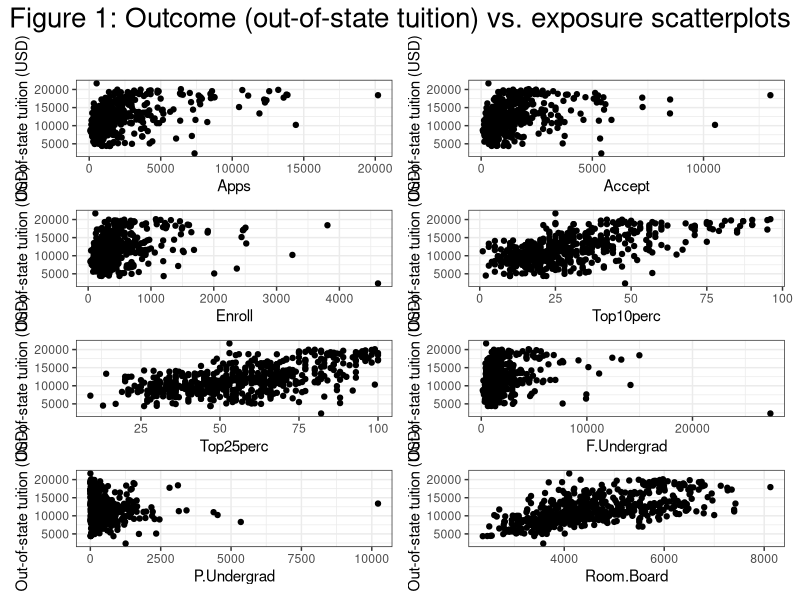
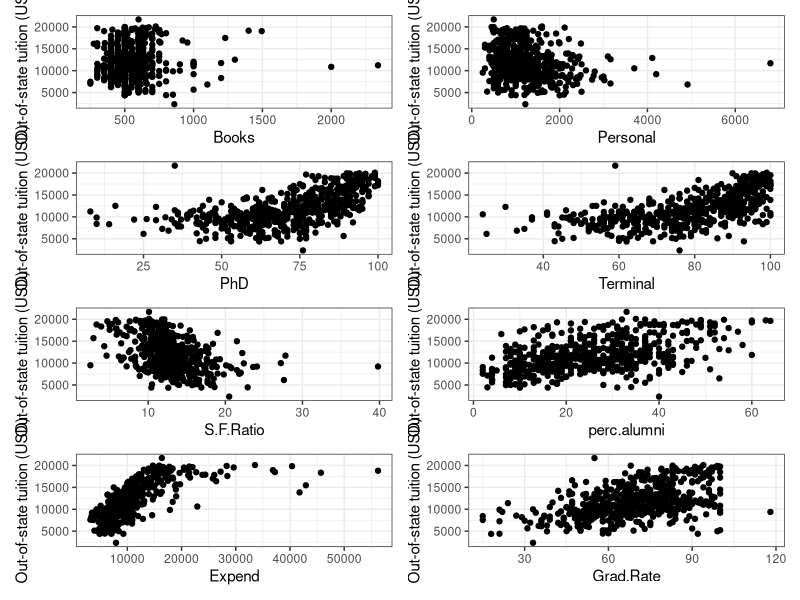
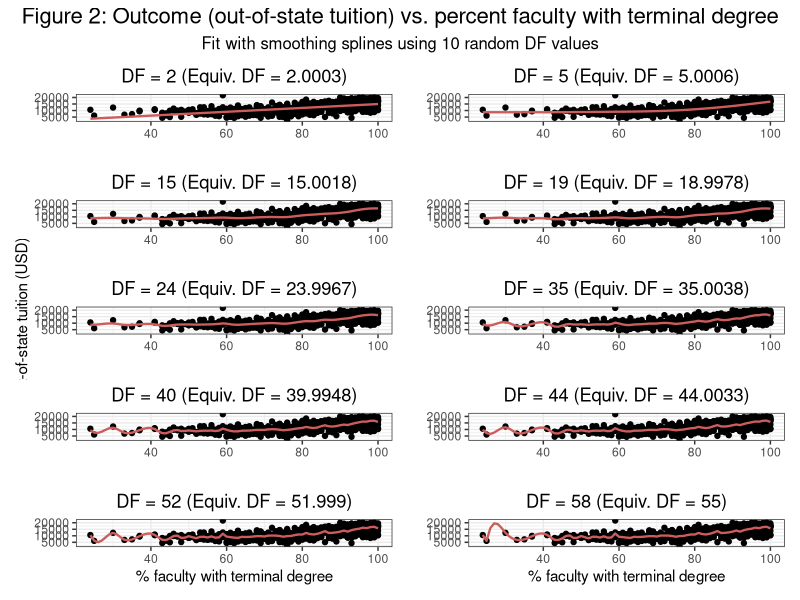
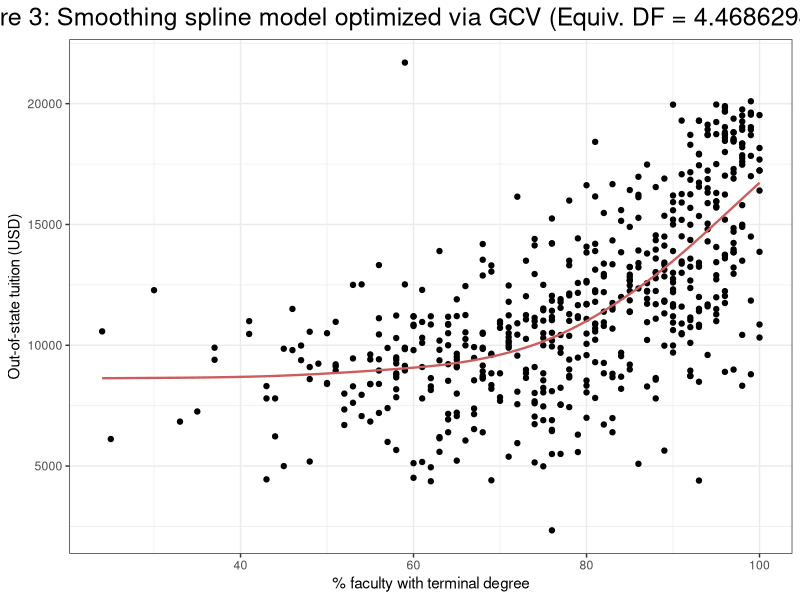

Reproduce these figures in R, in order.
## ---- chunk 1

shh <- suppressMessages

shh(library(tidyverse))
shh(library(readr))
shh(library(splines))

## ---- chunk 2

data = 
  read_csv('./data/College.csv')

train =
  data[-125,]

## ---- chunk 3
# Notes for future:
# .data[[]] syntax converts character input to aes() into var - helpful with map()
# Can use aes_string() to help when using purrr:map() -
 # allows us to use character inputs for variables
## ---- chunk 4
# Create function to map
plot_predictors = function(predictor) {
  
  train %>% 
  # ggplot(aes(x = .data[[predictor]], y = Outstate)) +      
  ggplot(aes_string(x = predictor, y = 'Outstate')) +
  geom_point() +                                           
  # geom_smooth(method = 'loess',
              # color = 'IndianRed') +
  theme_bw() +
  labs(
    y = "Out-of-state tuition (USD)"
  )
  
}

# Create list of predictors, using nsmes() and set_names()
predictors = names(train)[-c(1,9)] %>% 
  set_names()  # This purrr function helps with mapping lists

# Iterate over function and list of predictors
all_plots =
  map(.x = predictors, ~plot_predictors(.x))

## ---- chunk 5
# First half of the figure
cowplot::plot_grid(plotlist = all_plots[1:8],
                   ncol = 2) %>% 
  patchwork::wrap_elements() +
  ggtitle("Figure 1: Outcome (out-of-state tuition) vs. exposure scatterplots\n") +
  theme(plot.title = element_text(hjust = .5,
                                  size = 20))

# Second half (without title - will go onto another page)
cowplot::plot_grid(plotlist = all_plots[9:16],
                   ncol = 2) %>% 
  patchwork::wrap_elements()

## ---- chunk 6

smooth_models = function(deg) {
  
  smooth.spline(x = train$Terminal,
                y = train$Outstate,
                df = deg)
  
}

# Creating list of random DF values between min (2) and max (65)
set.seed(1)
dfs = sample(2:65, 10) %>% sort()

# Fitting 10 models with DFs
random_df_models =
  map(.x = dfs, ~smooth_models(.x))

# Creating x-value prediction grid we can use to plot our predicted nonlinear model
terminal_lims = range(train$Terminal)
terminal_grid = seq(from = terminal_lims[1], to = terminal_lims[2])

# Predicting values and plotting for each DF
smooth_plots = function(model) {
  
  smooth_predict = predict(random_df_models[[model]],
                           x = terminal_grid)

  smooth_predict_df = tibble(pred = smooth_predict$y,
                             Terminal = terminal_grid)

  all_plots[[12]] +
  geom_line(aes(x = Terminal, 
                y = pred), 
            data = smooth_predict_df,
            color = 'IndianRed',
            size = 0.8) + 
  theme_bw() +
  labs(title = paste0("DF = ", dfs[[model]], " (Equiv. DF = ", random_df_models[[model]]$df %>% round(4), ")"),
       x = "",
       y = "") +
  theme(plot.title = element_text(hjust = 0.5))
    
}

# Map over different DF values
DF_smooth_plots =
  map(.x = 1:10, ~smooth_plots(.x))       # 1:10 because I know I fitted 10 DFs

## ---- chunk 7

DF_smooth_plots[[5]] = DF_smooth_plots[[5]] + labs(y = "Out-of-state tuition (USD)")
DF_smooth_plots[[9]] = DF_smooth_plots[[9]] + labs(x = "% faculty with terminal degree")
DF_smooth_plots[[10]] = DF_smooth_plots[[10]] + labs(x = "% faculty with terminal degree")


# Figure 2
cowplot::plot_grid(plotlist = DF_smooth_plots,
                   ncol = 2) %>% 
  patchwork::wrap_elements() +
  ggtitle("Figure 2: Outcome (out-of-state tuition) vs. percent faculty with terminal degree") +
  labs(subtitle = "Fit with smoothing splines using 10 random DF values") +
  theme(plot.title = element_text(hjust = .5,
                                  size = 16),
        plot.subtitle = element_text(hjust = 0.5,
                                     size = 12))

## ---- chunk 8

# Fitting smooth spline model automatically (via GCV in-built in function)
smooth_model_gcv =
  smooth.spline(x = train$Terminal,
                y = train$Outstate)

# Predicted values given grid of X values bounded by minimum and maximum x values (terminal_grid)
smooth_gcv_predict = predict(smooth_model_gcv,
                             x = terminal_grid)

# Creating tibble to use in plot - will help plot curve
smooth_gcv_predict_df = tibble(pred = smooth_gcv_predict$y,
                               Terminal = terminal_grid)

# Plotting against all_plots[[12]] - raw scatter for Terminal vs. Outstate
all_plots[[12]] +
geom_line(aes(x = Terminal, 
              y = pred), 
          data = smooth_gcv_predict_df,
          color = 'IndianRed',
          size = 0.8) + 
theme_bw() +
labs(title = paste0("Figure 3: Smoothing spline model optimized via GCV (Equiv. DF = ", smooth_model_gcv$df),
     x = "% faculty with terminal degree",
     y = "Out-of-state tuition (USD)") +
theme(plot.title = element_text(hjust = 0.5,
                                size = 18))

